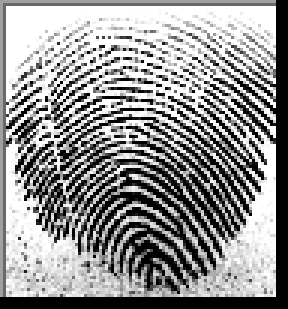
#> input picture data/arch/arch_00002.bmp, 96 x 103 px (shown 3 times larger)
$ python -i preprocessing.py   (imports and definitions only)   (older library calls are emulated)
#> lines starting #> are read from the running program, lines starting #| are printed output that depends on the picture; after the words box and inside, x2 and y2 are one past the last pixel; in counts of white or black regions, pixels touching at a corner belong together
#> further down, picture is the input picture: shape (103, 96, 3); min 0, max 255, mean 147
"""Preprocessing pipeline for fingerprint images.

Fulfills Phase 2 and Slides 3, 4, 7 of the project requirements:
1. Grayscale conversion and fixed input resizing.
2. Noise reduction (Gaussian / bilateral filtering).
3. Ridge contrast enhancement via CLAHE.
4. Fingerprint region segmentation from background (Otsu threshold + morphology).
5. Pixel intensity normalization.
6. Ridge orientation and gradient feature map extraction.
"""

from __future__ import annotations

import base64
import io
from pathlib import Path
from typing import Any, Dict, Optional, Tuple, Union

import cv2
import numpy as np
from PIL import Image

from src.constants import DEFAULT_IMAGE_SIZE


def load_to_grayscale(
    image_input: Union[str, Path, bytes, np.ndarray, Image.Image]
) -> np.ndarray:
    """Loads an image from diverse source formats and converts it to a 2D uint8 grayscale array."""
    if isinstance(image_input, (str, Path)):
        path = Path(image_input)
        if not path.exists():
            raise FileNotFoundError(f"Image file does not exist: {path}")
        img = cv2.imread(str(path), cv2.IMREAD_GRAYSCALE)
        if img is None:
            raise ValueError(f"Could not decode image at path: {path}")
        return img

    elif isinstance(image_input, bytes):
        nparr = np.frombuffer(image_input, np.uint8)
        img = cv2.imdecode(nparr, cv2.IMREAD_GRAYSCALE)
        if img is None:
            raise ValueError("Failed to decode image from provided byte buffer.")
        return img

    elif isinstance(image_input, Image.Image):
        # Convert PIL image to grayscale numpy array
        return np.array(image_input.convert("L"), dtype=np.uint8)

    elif isinstance(image_input, np.ndarray):
        if image_input.ndim == 2:
            return image_input.astype(np.uint8)
        elif image_input.ndim == 3:
            if image_input.shape[2] == 1:
                return image_input.squeeze(axis=2).astype(np.uint8)
            elif image_input.shape[2] in (3, 4):
                # Convert BGR/RGB to grayscale
                return cv2.cvtColor(image_input[:, :, :3].astype(np.uint8), cv2.COLOR_BGR2GRAY)
        raise ValueError(f"Unsupported numpy image array shape: {image_input.shape}")

    else:
        raise TypeError(f"Unsupported image input type: {type(image_input)}")


def resize_image(image: np.ndarray, target_size: int = DEFAULT_IMAGE_SIZE) -> np.ndarray:
    """Resizes image to (target_size, target_size) using area/cubic interpolation."""
#> called with target_size = 128
    if image.shape[0] == target_size and image.shape[1] == target_size:
        return image.copy()
    interpolation = cv2.INTER_AREA if (image.shape[0] > target_size) else cv2.INTER_CUBIC
#> interpolation = 2
    return cv2.resize(image, (target_size, target_size), interpolation=interpolation)
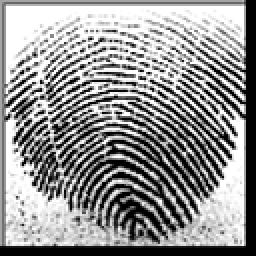
#> returned value: shape (128, 128) (shown 2 times larger); min 0, max 255, mean 146.8


def reduce_noise(image: np.ndarray, method: str = "gaussian", ksize: int = 3) -> np.ndarray:
    """Applies noise filtering to attenuate acquisition sensor noise and speckles."""
#> called with method = 'gaussian', ksize = 3
    if method == "bilateral":
        # Edge-preserving bilateral filter
        return cv2.bilateralFilter(image, d=5, sigmaColor=50, sigmaSpace=50)
    elif method == "median":
        return cv2.medianBlur(image, ksize if ksize % 2 != 0 else ksize + 1)
    else:  # default gaussian
        k = ksize if ksize % 2 != 0 else ksize + 1
        return cv2.GaussianBlur(image, (k, k), sigmaX=0.8)
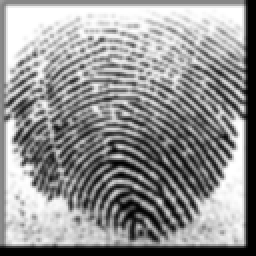
#> returned value: shape (128, 128) (shown 2 times larger); min 0, max 255, mean 146.6


def enhance_ridge_contrast(
    image: np.ndarray, clip_limit: float = 2.5, tile_grid_size: Tuple[int, int] = (8, 8)
) -> np.ndarray:
    """Enhances ridge-valley contrast using CLAHE (Contrast Limited Adaptive Histogram Equalization)."""
#> called with clip_limit = 2.5, tile_grid_size = (8, 8)
    clahe = cv2.createCLAHE(clipLimit=clip_limit, tileGridSize=tile_grid_size)
    return clahe.apply(image)


def segment_fingerprint(
    image: np.ndarray,
    threshold_method: str = "otsu",
    morph_kernel_size: int = 5,
) -> Tuple[np.ndarray, np.ndarray]:
    """Segments the fingerprint foreground region from noisy borders or blank background.

    Returns:
        (segmented_image, binary_mask) where background pixels in segmented_image are normalized.
    """
#> called with threshold_method = 'otsu', morph_kernel_size = 5
    # Fingerprints have dark ridges on light background (or vice-versa).
    # In standard biometric scans, background is light (high intensity), ridges are dark.
    # We apply Otsu's thresholding to distinguish the active fingerprint pattern.
    blurred = cv2.GaussianBlur(image, (5, 5), 0)
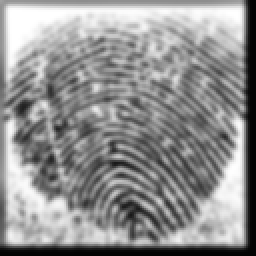
#> blurred: shape (128, 128) (shown 2 times larger); min 3, max 255, mean 145.4
    _, inv_mask = cv2.threshold(blurred, 0, 255, cv2.THRESH_BINARY_INV + cv2.THRESH_OTSU)
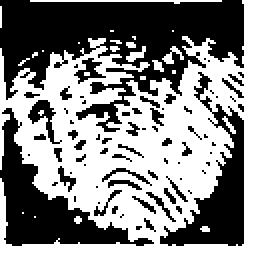
#> inv_mask: shape (128, 128) (shown 2 times larger); 52.2% white; 74 black regions (55 under 20 px), largest, box (x1, y1, x2, y2) and area: (0, 0, 122, 66) 4027, (0, 54, 77, 123) 1569, (80, 36, 122, 123) 1230

    # Morphological closing then opening to connect ridge clusters and remove isolated dust
    kernel = cv2.getStructuringElement(cv2.MORPH_ELLIPSE, (morph_kernel_size, morph_kernel_size))
    closed = cv2.morphologyEx(inv_mask, cv2.MORPH_CLOSE, kernel, iterations=2)
#> closed: shape (128, 128); 69.8% white; 4 black regions, box (x1, y1, x2, y2) and area: (0, 0, 122, 36) 2852, (1, 75, 61, 123) 1281, (100, 78, 122, 123) 701, (86, 112, 101, 123) 113
    opened = cv2.morphologyEx(closed, cv2.MORPH_OPEN, kernel, iterations=1)
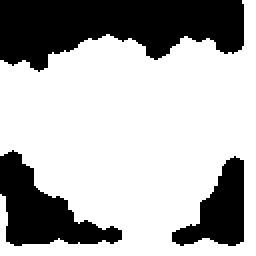
#> opened: shape (128, 128) (shown 2 times larger); 68.4% white; 3 black regions, box (x1, y1, x2, y2) and area: (0, 0, 122, 36) 3009, (0, 75, 61, 123) 1316, (86, 78, 122, 123) 845

    # Find the largest connected component (the actual fingerprint pad)
    num_labels, labels, stats, _ = cv2.connectedComponentsWithStats(opened)
#> num_labels = 2; stats = [[0, 0, 122, 123, 5170], [0, 0, 128, 128, 11214]]
    mask = np.zeros_like(image)
    if num_labels > 1:
        # Ignore background label 0, find largest component
        largest_label = 1 + np.argmax(stats[1:, cv2.CC_STAT_AREA])
#> largest_label = 1
        mask[labels == largest_label] = 255
        # Fill holes in the mask
        contours, _ = cv2.findContours(mask, cv2.RETR_EXTERNAL, cv2.CHAIN_APPROX_SIMPLE)
        cv2.drawContours(mask, contours, -1, 255, thickness=cv2.FILLED)
    else:
        # Fallback if no distinct component found
        mask = np.ones_like(image) * 255

    # Composite: keep enhanced image inside mask, set background to 255 (neutral light)
    segmented = image.copy()
    segmented[mask == 0] = 255
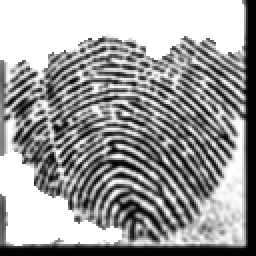
#> segmented: shape (128, 128) (shown 2 times larger); min 2, max 255, mean 157.9

    return segmented, mask


def normalize_intensity(image: np.ndarray) -> np.ndarray:
    """Normalizes pixel values from uint8 [0, 255] to float32 [0.0, 1.0]."""
    return (image.astype(np.float32) / 255.0).clip(0.0, 1.0)


# [54 lines left out: functions extract_ridge_orientation_map, encode_image_base64, not called in this run]


class PreprocessingPipeline:
    """Comprehensive, reproducible preprocessing pipeline implementing Phase 2."""

    def __init__(
        self,
        target_size: int = DEFAULT_IMAGE_SIZE,
        noise_filter: str = "gaussian",
        clahe_clip: float = 2.5,
        segment: bool = True,
    ):
        self.target_size = target_size
        self.noise_filter = noise_filter
        self.clahe_clip = clahe_clip
        self.segment = segment

    def process(
        self,
        image_input: Union[str, Path, bytes, np.ndarray, Image.Image],
        return_intermediates: bool = False,
    ) -> Union[np.ndarray, Tuple[np.ndarray, Dict[str, Any]]]:
        """Executes the full preprocessing pipeline.

        Returns:
            - Normalized tensor array [1, target_size, target_size] in range [0.0, 1.0]
            - If return_intermediates=True, also returns a dictionary of base64 preview images and step metrics.
        """
        # Step 1: Ingestion & Grayscale
        raw_gray = load_to_grayscale(image_input)

        # Step 2: Resolution Standardization
        resized = resize_image(raw_gray, self.target_size)

        # Step 3: Noise Filtering
        denoised = reduce_noise(resized, method=self.noise_filter)

        # Step 4: Ridge Contrast Enhancement via CLAHE
        enhanced = enhance_ridge_contrast(denoised, clip_limit=self.clahe_clip)

        # Step 5: Region Segmentation
        if self.segment:
            segmented, mask = segment_fingerprint(enhanced)
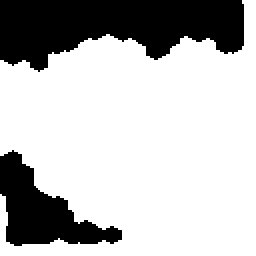
#> mask: shape (128, 128) (shown 2 times larger); 73.6% white; 2 black regions, box (x1, y1, x2, y2) and area: (0, 0, 122, 36) 3009, (0, 75, 61, 123) 1316
        else:
            segmented = enhanced
            mask = np.ones_like(enhanced) * 255

        # Step 6: Normalization to [0.0, 1.0]
        normalized = normalize_intensity(segmented)
        # Format as (1, H, W) for PyTorch tensor compatibility
        tensor_array = np.expand_dims(normalized, axis=0)

        if not return_intermediates:
            return tensor_array

        # Compute Orientation Gradient Map for explainability
        orientation_map = extract_ridge_orientation_map(enhanced)

        intermediates = {
            "steps": {
                "original": encode_image_base64(resized),
                "denoised": encode_image_base64(denoised),
                "enhanced": encode_image_base64(enhanced),
                "segmented": encode_image_base64(segmented),
                "mask": encode_image_base64(mask),
                "orientation": encode_image_base64(orientation_map),
            },
            "meta": {
                "target_size": (self.target_size, self.target_size),
                "mean_intensity": float(np.mean(normalized)),
                "std_intensity": float(np.std(normalized)),
                "foreground_ratio": float(np.mean(mask > 0)),
            },
        }

        return tensor_array, intermediates

>>> import cv2
>>> picture = cv2.imread('../data/arch/arch_00002.bmp')
>>> result = PreprocessingPipeline().process(picture)

$ run again, on data/arch/arch_00005.bmp
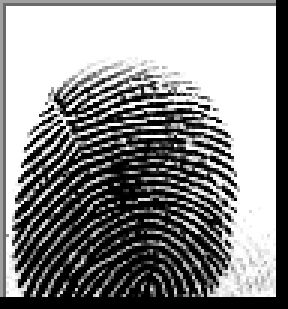
#> input picture data/arch/arch_00005.bmp, 96 x 103 px (shown 3 times larger)
#> picture is the input picture: shape (103, 96, 3); min 0, max 255, mean 140.3
#> inv_mask: shape (128, 128); 57.9% white; 31 black regions (28 under 20 px), largest, box (x1, y1, x2, y2) and area: (1, 1, 122, 123) 6761, (94, 73, 100, 82) 26, (84, 78, 91, 83) 22
#> closed: shape (128, 128); 61.8% white; 1 black region, box (x1, y1, x2, y2) and area: (1, 1, 122, 122) 6253
#> opened: shape (128, 128); 59.8% white; 1 black region, box (x1, y1, x2, y2) and area: (0, 0, 122, 122) 6590
#> in segment_fingerprint, `num_labels, labels, stats, _ = cv2.connectedComponentsWithStats(opened)`:
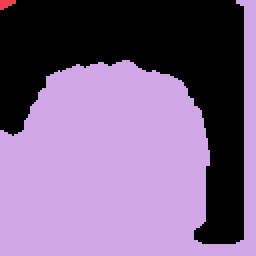
#> labels: shape (128, 128) int32 (shown 2 times larger); 3 distinct labels, from 0 to 2; one colour per label, 0 black
#> num_labels = 3; stats = [[0, 0, 122, 122, 6590], [0, 0, 8, 5, 28], [0, 0, 128, 128, 9766]]
#> largest_label = 2
#> segmented: shape (128, 128); min 2, max 255, mean 163.2
#> in process, `segmented, mask = segment_fingerprint(enhanced)`:
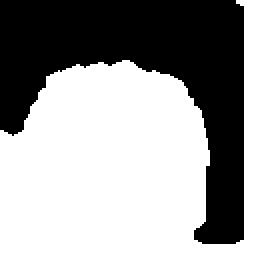
#> mask: shape (128, 128) (shown 2 times larger); 59.6% white; 1 black region, box (x1, y1, x2, y2) and area: (0, 0, 122, 122) 6618

$ run again, on data/arch/arch_00016.bmp
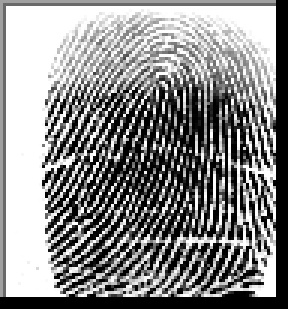
#> input picture data/arch/arch_00016.bmp, 96 x 103 px (shown 3 times larger)
#> picture is the input picture: shape (103, 96, 3); min 0, max 255, mean 138
#> inv_mask: shape (128, 128); 60% white; 80 black regions (66 under 20 px), largest, box (x1, y1, x2, y2) and area: (0, 1, 122, 123) 5353, (98, 86, 123, 123) 288, (96, 58, 122, 88) 140
#> closed: shape (128, 128); 72% white; 4 black regions, box (x1, y1, x2, y2) and area: (1, 1, 55, 123) 3213, (66, 1, 122, 44) 1226, (113, 112, 122, 123) 75, (72, 22, 81, 32) 66
#> opened: shape (128, 128); 69.9% white; 4 black regions, box (x1, y1, x2, y2) and area: (0, 0, 55, 123) 3502, (66, 0, 122, 44) 1287, (113, 112, 122, 123) 75, (72, 22, 81, 32) 66
#> in segment_fingerprint, `num_labels, labels, stats, _ = cv2.connectedComponentsWithStats(opened)`:
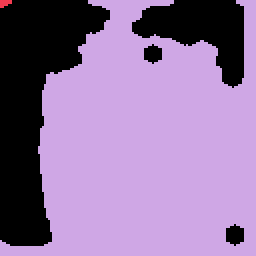
#> labels: shape (128, 128) int32 (shown 2 times larger); 3 distinct labels, from 0 to 2; one colour per label, 0 black
#> num_labels = 3; stats = [[0, 0, 122, 123, 4930], [0, 0, 6, 4, 18], [0, 0, 128, 128, 11436]]
#> largest_label = 2
#> segmented: shape (128, 128); min 2, max 255, mean 156.7
#> in process, `segmented, mask = segment_fingerprint(enhanced)`:
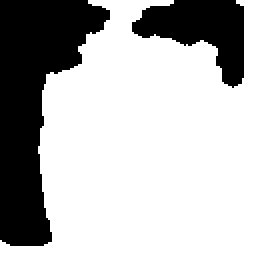
#> mask: shape (128, 128) (shown 2 times larger); 70.7% white; 2 black regions, box (x1, y1, x2, y2) and area: (0, 0, 55, 123) 3520, (66, 0, 122, 44) 1287

$ run again, on data/arch/arch_00034.bmp
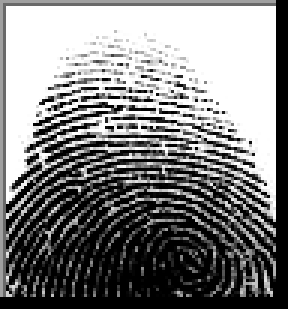
#> input picture data/arch/arch_00034.bmp, 96 x 103 px (shown 3 times larger)
#> picture is the input picture: shape (103, 96, 3); min 0, max 255, mean 129.4
#> inv_mask: shape (128, 128); 62.7% white; 41 black regions (34 under 20 px), largest, box (x1, y1, x2, y2) and area: (0, 1, 122, 122) 5648, (40, 48, 58, 57) 88, (78, 46, 87, 57) 40
#> closed: shape (128, 128); 69.6% white; 2 black regions, box (x1, y1, x2, y2) and area: (1, 1, 122, 74) 4932, (0, 75, 6, 85) 44
#> opened: shape (128, 128); 67.5% white; 1 black region, box (x1, y1, x2, y2) and area: (0, 0, 122, 85) 5319
#> labels: shape (128, 128) int32; 4 distinct labels, from 0 to 3
#> num_labels = 4; stats = [[0, 0, 122, 85, 5319], [0, 0, 6, 4, 18], [0, 0, 128, 128, 11036], [0, 71, 3, 5, 11]]
#> largest_label = 2
#> segmented: shape (128, 128); min 2, max 255, mean 149.7
#> in process, `segmented, mask = segment_fingerprint(enhanced)`:
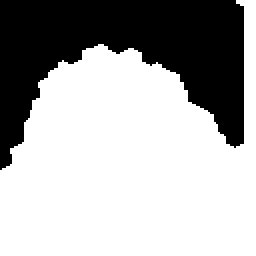
#> mask: shape (128, 128) (shown 2 times larger); 67.4% white; 1 black region, box (x1, y1, x2, y2) and area: (0, 0, 122, 85) 5348
